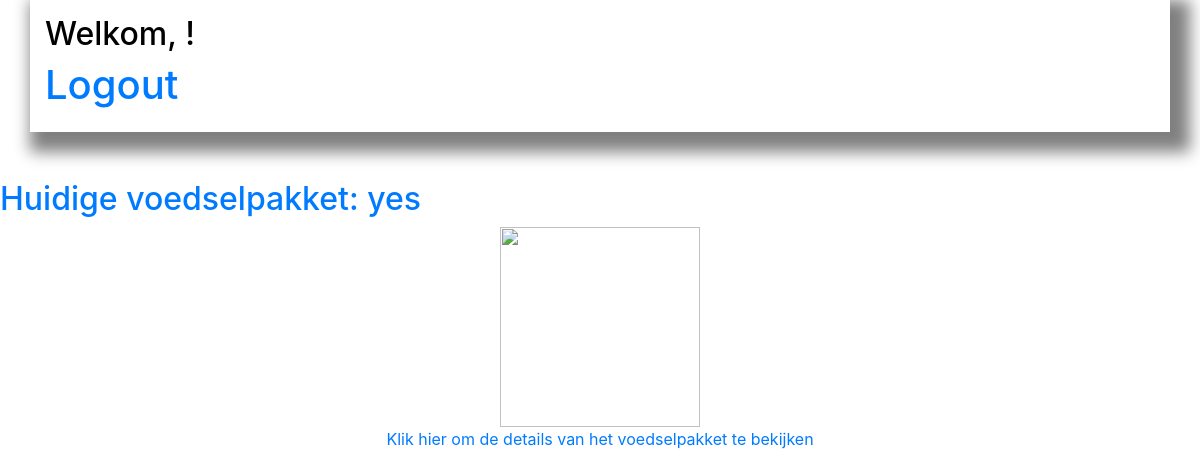
Page /indexcontents.php on the earlier database version.
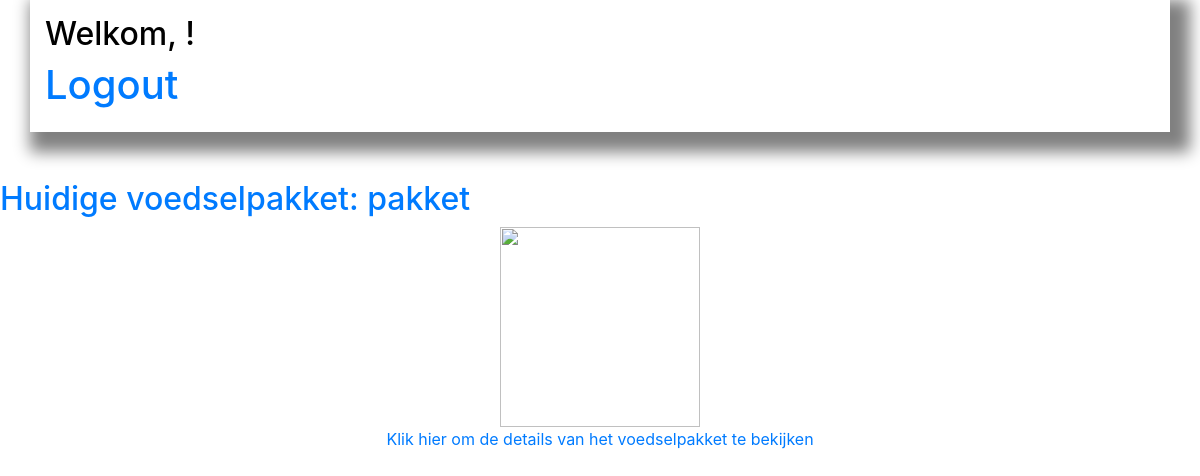
Same page on the later database version.
### tables this page shows
CREATE TABLE `voedselpakket` (
  `id` int NOT NULL,
  `naam` varchar(255) NOT NULL,
  `producten` varchar(255) NOT NULL,
  `samenstellingsdatum` date NOT NULL DEFAULT '0000-00-00',
  `ophaaldatum` date NOT NULL DEFAULT '0000-00-00'
);

### indexcontents.php (the view, shortened to what this page needs)
<link href="https://stackpath.bootstrapcdn.com/bootstrap/4.5.0/css/bootstrap.min.css" rel="stylesheet">
<div style="color: black;  box-shadow: 10px 10px 15px 10px gray; padding: 15px;" class="container">
    <h2>Welkom, <?php echo $_SESSION['user_name']; ?>!</h2>
    <a href="logout.php"><h1>Logout</h1></a>
</div>
<?php
include "config.php";
try {
    $stmt = $conn->prepare("SELECT * FROM voedselpakket ORDER BY id DESC LIMIT 1");
    $stmt->execute();
    $package = $stmt->fetch();
    if ($package) {
        $packageId = $package['id'];
        $packageName = $package['naam'];
        echo '<a href="food_package_details.php?package_id=' . $packageId . '">';
        echo '<h2>Huidige voedselpakket: ' . $packageName . '</h2>';
        echo '<div style="text-align: center;">';
        echo '<img src="https://cdn.pixabay.com/photo/2012/04/24/16/17/box-40302_960_720.png" width="200px" style="cursor: pointer;">';
        echo '<p>Klik hier om de details van het voedselpakket te bekijken</p>';
        echo '</div>';
        echo '</a>';
    } else {
        echo '<p>Er is momenteel geen voedselpakket beschikbaar.</p>';
    }
} catch (PDOException $e) {
    echo '<p>Fout bij het ophalen van het voedselpakket: ' . $e->getMessage() . '</p>';
}
?>

Differences in the rows shown:
no longer on this page (row unchanged): voedselpakket: naam "yes"
added voedselpakket: naam "pakket"
